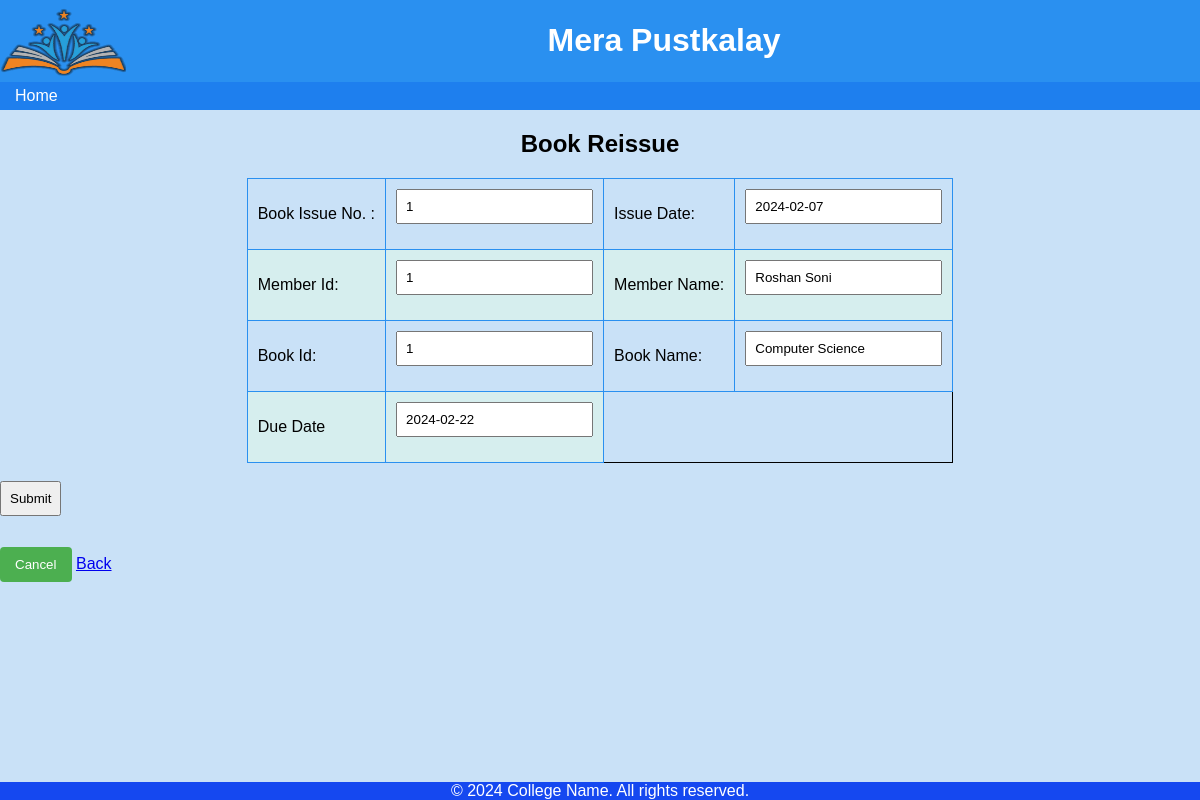
Page /reissue/1 on the committed database.
### firstapp/models.py (models this page shows)
class issued(models.Model):
  id = models.IntegerField(primary_key = True)
  l_Id= models.CharField(max_length=255)
  m_name = models.CharField(max_length=255, default ="0000000000")
  b_Id=models.CharField(max_length=255, default="00")
  book_name = models.CharField(max_length=255, null=True)
  mobile = models.IntegerField(default ="0000000000")
  writer_name = models.CharField(max_length=255, null=True)
  publisher_name = models.CharField(max_length=255, null=True)
  i_date=models.DateField()
  r_date=models.DateField(null=True)
  rqst_date=models.DateField(null=True)
  risu_date=models.DateField(null=True)

### firstapp/views.py (the view)
# urls.py: path('reissue/<int:id>', views.reissue, name='reissue'),
def reissue(request, id):
    book = get_object_or_404(issued, id=id)
    template = loader.get_template('b_reissue.html')
    context = {'book': book}
    return HttpResponse(template.render(context, request))

### firstapp/templates/b_reissue.html (shortened to what this page needs)
{% load static %}
<html>
    <link rel="stylesheet" href="{% static 'first.css' %}">
<body>
    <header>
        <img src="{% static 'Logo.png' %}" align="left" width="125" height="80">
        <h1>Mera Pustkalay</h1>
    </header>
    <nav>
        <a href="/home">Home</a>
    </nav>
    <main>
        <h2 align = "center ">Book Reissue</h2>
        <form action="{% url 'b_reissued' id=book.id %}" method="post">
    <table align="center">
        <tr>
        <td><label>Book Issue No. :</label></td>
        <td><input name="issue_id" value="{{ book.id }}"></td>
        <td><label>Issue Date:</label></td>
        <td><Input name="I_date" value="{{ book.i_date|date:'Y-m-d' }}"></td>
        </tr>
        <tr>
        <td><label>Member Id:</label></td><td>
        <input name="m_l_id" value="{{ book.l_Id }}" required></td>
        <td><label>Member Name:</label></td><td>
        <input name="m_name" value="{{ book.m_name }}" required></td>
        </tr>
        <tr>
        <td><label>Book Id:</label></td><td>
        <input name="m_l_id" value="{{ book.b_Id }}" required></td>
        <td><label>Book Name:</label></td>
        <td><input name="bname" value="{{ book.book_name }}"></td>
        </tr>
         <td><label>Due Date</label></td><td>
        <input name="R_date" value="{{ book.r_date|date:'Y-m-d' }}"></td>
        </table>
        <br>
        <input type="submit">
        </form>
        <a href="/i_report"><button>Cancel</button></a>
        <a href="/home"><label>Back</label></a>
         </main>
        <footer>
        <marquee>&copy; 2024 College Name. All rights reserved.</marquee>
    </footer>
</body>
</html>

### firstapp/static/first.css (style rules this page uses)
body { font-family: Arial, sans-serif; margin: 0; padding: 0; background-color: #c9e1f7; }
header { background-color: #2a90f0; color: #fff; text-align: center; padding: 1px; }
th, td { border: 1px solid #2a90f0; border-radius: 3px; padding: 10px }
tr:nth-child(even) { background-color: #D6EEEE; }
table { border: 1px solid black; border-collapse: collapse; }
nav { font-family: Arial, sans-serif; background-color: #1e7fee; color: #fff; padding: 5px; }
nav a { font-family: Arial, sans-serif; color: #fff; text-decoration: none; margin: 0 10px; }
button { background-color: #4caf50; color: white; padding: 10px 15px; border: none; border-radius: 4px; cursor: pointer; }
footer { background-color: #1548f0; color: #fff; text-align: center; font-family: Arial, sans-serif; position: fixed; bottom: 0; width: 100%; }
input { padding: 8px; margin-bottom: 15px; box-sizing: border-box; }

### rows in the picture
issued: issue_id "1", I_date "2024-02-07", m_l_id "1", m_name "Roshan Soni", bname "Computer Science", R_date "2024-02-22"
